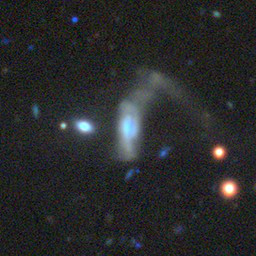
#> input picture Part2/image_used.png, 256 x 256 px
$ jupyter execute --allow-errors Mapping_and_Generating_Sound_raw_rgb.ipynb
#> lines starting #> are read from the running program, lines starting #| are printed output that depends on the picture
[cell 1]
import cv2
from pydub.generators import Sine
from pydub import AudioSegment
import numpy as np
from tqdm import tqdm  # For progress tracking

def pixel_to_sound(image, base_frequency=200, max_frequency=2000, block_size=16, max_duration=15000):
    height, width, _ = image.shape
    sound = AudioSegment.silent(duration=0)  # Start with silent audio
    total_tones = max_duration // 50  # Estimate total tones based on ~50ms per tone
    row_step = max(1, height // total_tones)

    for i in tqdm(range(0, height, row_step), desc="Processing rows", unit="row"):
        for j in range(0, width, block_size):
            # Use raw R, G, B values from the current pixel or block
            pixel = image[i, j]

            # Extract R, G, B components
            red, green, blue = pixel

            # Map R (Red) to frequency
            frequency = base_frequency + (red / 255) * (max_frequency - base_frequency)

            # Map G (Green) to volume
            volume = int((green / 255) * 10) - 5  # Scale volume to [-5dB, 5dB]

            # Map B (Blue) to duration
            tone_duration = 20 + (blue / 255) * 80  # Scale duration to 20-100ms

            tone = Sine(frequency).to_audio_segment(duration=tone_duration).apply_gain(volume)

            # Mix the tone into the overall sound
            sound += tone

            # Apply constraint, Stop if the maximum duration is reached
            if len(sound) >= max_duration:
                break

    return sound[:max_duration]  # This trim the sound to the maximum allowed duration

image_path = "image_used.png"
image = cv2.imread(image_path)
#> image is the input picture: shape (256, 256, 3); mean B, G, R 41.8, 41.3, 40.3
image = cv2.cvtColor(image, cv2.COLOR_BGR2RGB)

# Downsample the image to speed up processing and reduce sound length
image = cv2.resize(image, (100, 100))  # Resize to 100x100 pixels
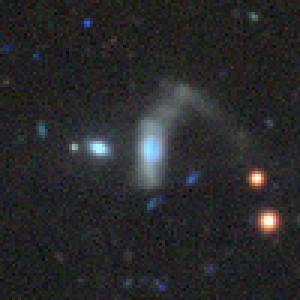
#> image: shape (100, 100, 3) (shown 3 times larger); mean R, G, B 40.1, 41.2, 41.7

print("Generating sound from the image...")
#> (the rest of this cell did not finish here and is left out)


sound.export("image_sound_raw_rgb.wav", format="wav")
print("Sound generated and saved as 'image_sound_raw_rgb.wav'.")
